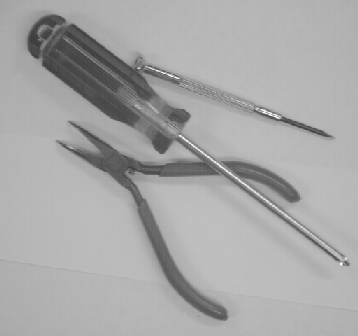
#> input picture tools.pgm, 358 x 336 px
$ jupyter execute --allow-errors fft.ipynb
#> lines starting #> are read from the running program, lines starting #| are printed output that depends on the picture; after the words box and inside, x2 and y2 are one past the last pixel; in counts of white or black regions, pixels touching at a corner belong together
[cell 1]
import numpy as np
import cv2
from matplotlib import pyplot as plt
#tramform the image to ttf>>>>>>>>>>>>>>>>>>>>>>>>>>>>>>>
img = cv2.imread('tools.pgm',0)
#> img is the input picture: shape (336, 358); min 60, max 255, mean 167.5
dft = cv2.dft(np.float32(img),flags = cv2.DFT_COMPLEX_OUTPUT)
dft_shift = np.fft.fftshift(dft)
magnitude_spectrum = 20*np.log(cv2.magnitude(dft_shift[:,:,0],dft_shift[:,:,1]))
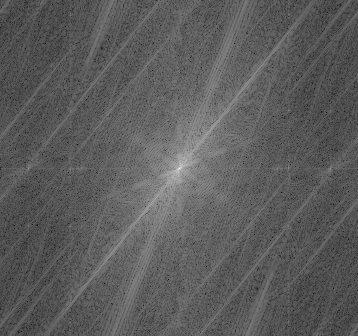
#> magnitude_spectrum: shape (336, 358) float32; min 19.2, max 336.4, mean 134.5; drawn with min black and max white

plt.subplot(121),plt.imshow(img, cmap = 'gray')
plt.title('Input Image'), plt.xticks([]), plt.yticks([])
plt.subplot(122),plt.imshow(magnitude_spectrum, cmap = 'gray')
plt.title('Magnitude Spectrum'), plt.xticks([]), plt.yticks([])
plt.show()
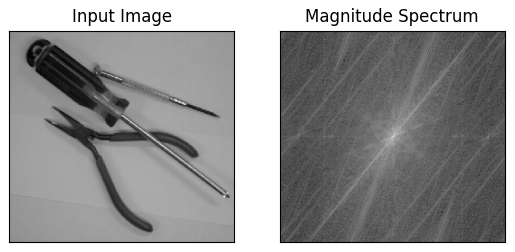
#> figure drawn by matplotlib, 2 panels


# create a mask first, ideal  low pass filter

rows, cols = img.shape
#> rows = 336; cols = 358
crow,ccol = rows/2 , cols/2
#> crow = 168; ccol = 179
r=20
h_Filter_Low_Pass = np.zeros(img.size, img.dtype).reshape(img.shape)
mask = np.zeros((rows,cols,2),np.uint8)
#> (the rest of this cell did not finish here and is left out)

[cell 2]
import numpy as np
import cv2
from matplotlib import pyplot as plt
#tramform the image to ttf>>>>>>>>>>>>>>>>>>>>>>>>>>>>>>>
img = cv2.imread('tools.pgm',0)
dft = cv2.dft(np.float32(img),flags = cv2.DFT_COMPLEX_OUTPUT)
dft_shift = np.fft.fftshift(dft)
magnitude_spectrum = 20*np.log(cv2.magnitude(dft_shift[:,:,0],dft_shift[:,:,1]))

plt.subplot(121),plt.imshow(img, cmap = 'gray')
plt.title('Input Image'), plt.xticks([]), plt.yticks([])
plt.subplot(122),plt.imshow(magnitude_spectrum, cmap = 'gray')
plt.title('Magnitude Spectrum'), plt.xticks([]), plt.yticks([])
plt.show()


import math


# create a mask first, gaussian low pass filter

rows, cols = img.shape
w=rows,cols,2
#> w = (336, 358, 2)
mask = np.zeros(w)

crows=rows/2
#> crows = 168
ccol=cols/2
r=30
ss = np.zeros(img.size).reshape(img.shape)
for i in range(1, rows):
    for j in range(1, cols):
        d=((i - crows)**2) + ((j - ccol)**2)
        f=2*(r**2)
        c =-d/f
        l=math.exp(c)
        ss[i,j]=l
        mask[i,j]=l
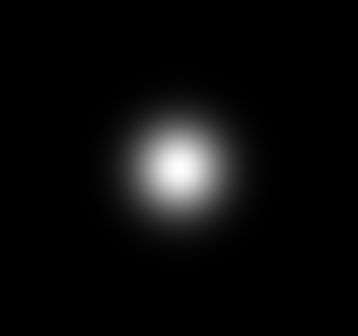
#> ss: shape (336, 358) float64; min 0, max 1, mean 0.047


plt.imshow(ss, cmap = 'gray')
plt.title('Filter'), plt.xticks([]), plt.yticks([])
plt.show()


# apply mask and inverse DFT
fshift = dft_shift*mask
f_ishift = np.fft.ifftshift(fshift)
img_back = cv2.idft(f_ishift)
img_back = cv2.magnitude(img_back[:,:,0],img_back[:,:,1])
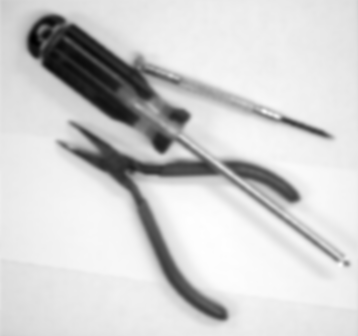
#> img_back: shape (336, 358) float64; min 7805788.7, max 22896921.3, mean 20147652; drawn with min black and max white

plt.imshow(img, cmap = 'gray')
plt.title('Input Image'), plt.xticks([]), plt.yticks([])
plt.imshow(img_back, cmap = 'gray')
plt.title('Magnitude Spectrum'), plt.xticks([]), plt.yticks([])
plt.show()

read image
get fft of image --> f
crate mask
multiply f with mask --> g
get inverse of g

[cell 3]
import numpy as np
import cv2
from matplotlib import pyplot as plt
#tramform the image to ttf>>>>>>>>>>>>>>>>>>>>>>>>>>>>>>>
img = cv2.imread('tools.pgm',0)
dft = cv2.dft(np.float32(img),flags = cv2.DFT_COMPLEX_OUTPUT)
dft_shift = np.fft.fftshift(dft)
magnitude_spectrum = 20*np.log(cv2.magnitude(dft_shift[:,:,0],dft_shift[:,:,1]))

plt.subplot(121),plt.imshow(img, cmap = 'gray')
plt.title('Input Image'), plt.xticks([]), plt.yticks([])
plt.subplot(122),plt.imshow(magnitude_spectrum, cmap = 'gray')
plt.title('Magnitude Spectrum'), plt.xticks([]), plt.yticks([])
plt.show()


import math


# create a mask first, ideal  low pass filter

rows, cols = img.shape
l=rows,cols,2
#> l = (336, 358, 2)
mask = np.zeros(l)

crows=rows/2
ccol=cols/2
r=20
n=3
ss = np.zeros(img.size).reshape(img.shape)
for i in range(1, rows):
    for j in range(1, cols):
        d=(i - crows)**2 + (j - ccol)**2
        dd=d**0.5
        m=(dd/r)
        p=m**2
        f=1+p
        c=1/f
        ss[i,j]=float (c)

        mask[i,j]=c
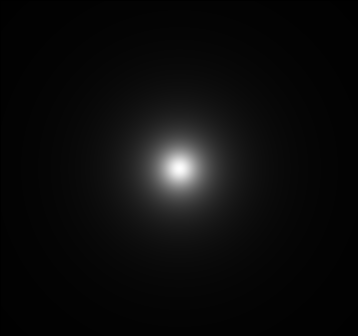
#> ss: shape (336, 358) float64; min 0, max 1, mean 0.0475

plt.imshow(ss, cmap = 'gray')
plt.title('Filter'), plt.xticks([]), plt.yticks([])
plt.show()


# apply mask and inverse DFT
fshift = dft_shift*mask
f_ishift = np.fft.ifftshift(fshift)
img_back = cv2.idft(f_ishift)
img_back = cv2.magnitude(img_back[:,:,0],img_back[:,:,1])

plt.imshow(img, cmap = 'gray')
plt.title('Input Image'), plt.xticks([]), plt.yticks([])
plt.imshow(img_back, cmap = 'gray')
plt.title('Magnitude Spectrum'), plt.xticks([]), plt.yticks([])
plt.show()

[cell 4]
import numpy as np
import cv2
from matplotlib import pyplot as plt
#tramform the image to ttf>>>>>>>>>>>>>>>>>>>>>>>>>>>>>>>
img = cv2.imread('oso.jpg',0)
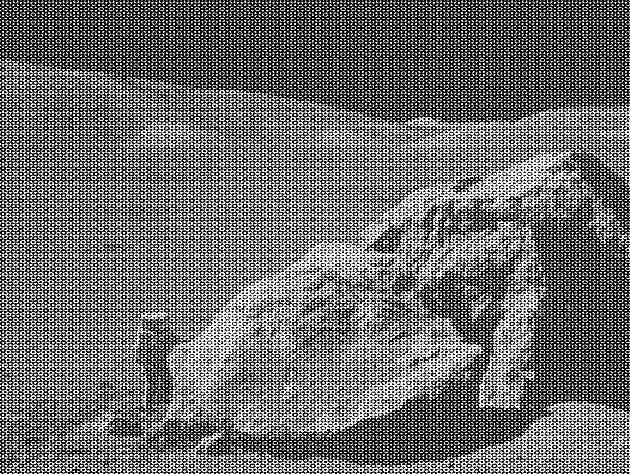
#> input picture oso.jpg, 630 x 474 px
#> img is the input picture: shape (474, 630); min 0, max 255, mean 109
dft = cv2.dft(np.float32(img),flags = cv2.DFT_COMPLEX_OUTPUT)
dft_shift = np.fft.fftshift(dft)
magnitude_spectrum = 20*np.log(cv2.magnitude(dft_shift[:,:,0],dft_shift[:,:,1]))
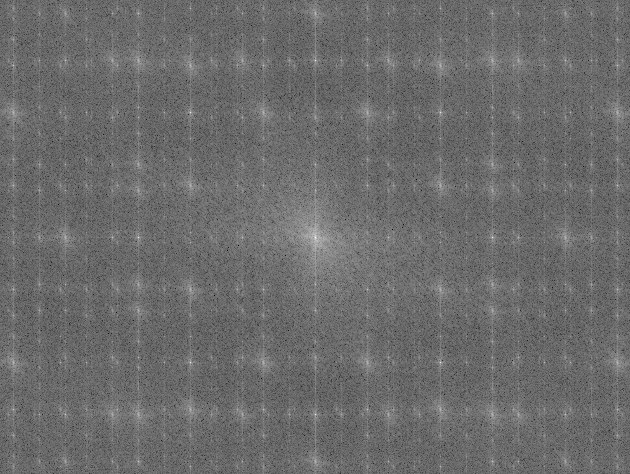
#> magnitude_spectrum: shape (474, 630) float32; min 66.1, max 346, mean 184.6; drawn with min black and max white

plt.subplot(121),plt.imshow(img, cmap = 'gray')
plt.title('Input Image'), plt.xticks([]), plt.yticks([])
plt.subplot(122),plt.imshow(magnitude_spectrum, cmap = 'gray')
plt.title('Magnitude Spectrum'), plt.xticks([]), plt.yticks([])
plt.show()

import math


# create a mask first, gau  low pass filter

rows, cols = img.shape
#> rows = 474; cols = 630
crow,ccol = rows/2 , cols/2
#> crow = 237; ccol = 315
mask = np.zeros((rows,cols,2),np.uint8)

lp = np.zeros(img.size).reshape(img.shape)
r=0.2

for i in range(1, rows):
    for j in range(1, cols):
        if (r-crow)**2 <=((i - crow)**2 + (j - ccol)**2) < (r+crow)**2:
            lp[i,j]=1
            mask[i,j]=1
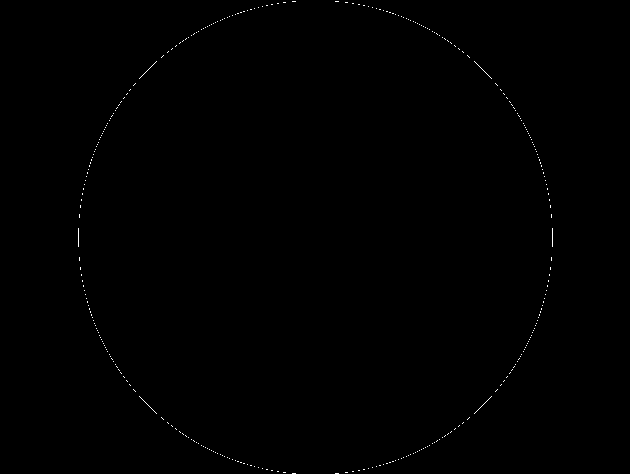
#> lp: shape (474, 630) float64; values 0 (black) and 1 (white), 0.2% white in thin lines or dots, all inside (x1, y1, x2, y2) = (78, 1, 553, 474)


k=cv2.bitwise_not(lp)
kk= cv2.bitwise_not(mask)


plt.imshow(magnitude_spectrum, cmap = 'gray')
plt.title('Filter'),
#> (the rest of this cell did not finish here and is left out)
